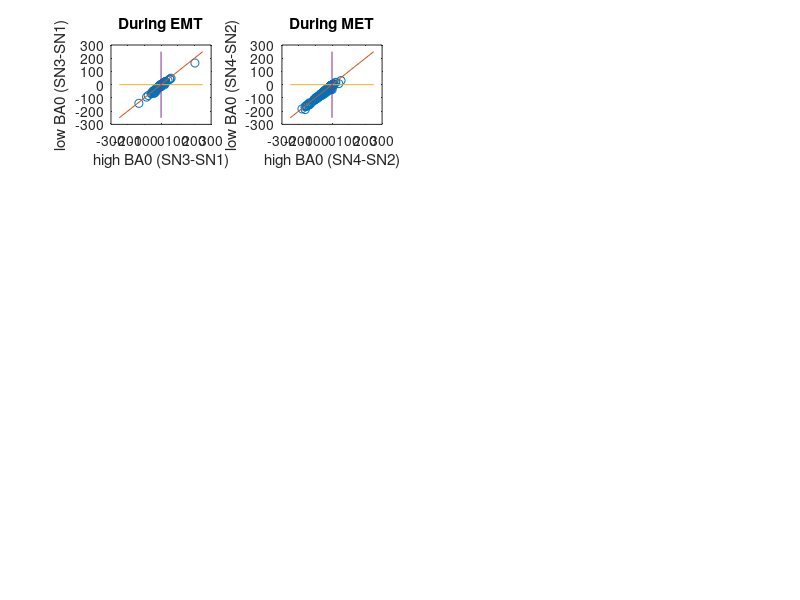

Recreate this plot in MATLAB.
clear
clc

load param_pertBA0_25pc_AND.mat
load param_SameSA0SB0_AND.mat

param_unp = param_SameSA0SB0(:,nrr);
%param_thre = param_ThrePert_OR(:,nrr);


unp=tri_types(nrr,:);
high=tri_type_highBA0;
low=tri_type_lowBA0;

[unp_sorted,idx] = sort(unp);
low_sorted = low(idx);
high_sorted = high(idx);

SN_lowSorted = SNB_lowBA0(idx,:);
SN_highSorted = SNB_highBA0(idx,:);

SNB_Unp = SNB(nrr,:);
SNB_low = SNB_lowBA0;
SNB_high = SNB_highBA0;

% Type 4 (1U1D): SN1>SN3>SN2>SN4
% Type 2 (1U2D): SN1>SN3>SN4>SN2
% Type 3 (2U1D): SN3>SN1>SN2>SN4
% Type 1 (2U2D): SN3>SN1>SN4>SN2

nr = length(nrr);

for ik = 1:nr

    if SNB_Unp(ik,1)>SNB_Unp(ik,3) && SNB_Unp(ik,3)>SNB_Unp(ik,2) && SNB_Unp(ik,2)>SNB_Unp(ik,4)
        triType_Unp(ik,1) = 4;
    elseif SNB_Unp(ik,1)>SNB_Unp(ik,3) && SNB_Unp(ik,3)>SNB_Unp(ik,4) && SNB_Unp(ik,4)>SNB_Unp(ik,2)
        triType_Unp(ik,1) = 2;
    elseif SNB_Unp(ik,3)>SNB_Unp(ik,1) && SNB_Unp(ik,1)>SNB_Unp(ik,2) && SNB_Unp(ik,2)>SNB_Unp(ik,4)
        triType_Unp(ik,1) = 3;
    elseif SNB_Unp(ik,3)>SNB_Unp(ik,1) && SNB_Unp(ik,1)>SNB_Unp(ik,4) && SNB_Unp(ik,4)>SNB_Unp(ik,2)
        triType_Unp(ik,1) = 1;
    end

    if SNB_low(ik,1)>SNB_low(ik,3) && SNB_low(ik,3)>SNB_low(ik,2) && SNB_low(ik,2)>SNB_low(ik,4)
        triType_low(ik,1) = 4;
    elseif SNB_low(ik,1)>SNB_low(ik,3) && SNB_low(ik,3)>SNB_low(ik,4) && SNB_low(ik,4)>SNB_low(ik,2)
        triType_low(ik,1) = 2;
    elseif SNB_low(ik,3)>SNB_low(ik,1) && SNB_low(ik,1)>SNB_low(ik,2) && SNB_low(ik,2)>SNB_low(ik,4)
        triType_low(ik,1) = 3;
    elseif SNB_low(ik,3)>SNB_low(ik,1) && SNB_low(ik,1)>SNB_low(ik,4) && SNB_low(ik,4)>SNB_low(ik,2)
        triType_low(ik,1) = 1;
    end

    if SNB_high(ik,1)>SNB_high(ik,3) && SNB_high(ik,3)>SNB_high(ik,2) && SNB_high(ik,2)>SNB_high(ik,4)
        triType_high(ik,1) = 4;
    elseif SNB_high(ik,1)>SNB_high(ik,3) && SNB_high(ik,3)>SNB_high(ik,4) && SNB_high(ik,4)>SNB_high(ik,2)
        triType_high(ik,1) = 2;
    elseif SNB_high(ik,3)>SNB_high(ik,1) && SNB_high(ik,1)>SNB_high(ik,2) && SNB_high(ik,2)>SNB_high(ik,4)
        triType_high(ik,1) = 3;
    elseif SNB_high(ik,3)>SNB_high(ik,1) && SNB_high(ik,1)>SNB_high(ik,4) && SNB_high(ik,4)>SNB_high(ik,2)
        triType_high(ik,1) = 1;
    end


end

diff_high_SN31 = SNB_high(:,3)-SNB_high(:,1);
diff_high_SN42 = SNB_high(:,4)-SNB_high(:,2);
diff_high = diff_high_SN31+diff_high_SN42;

diff_low_SN31 = SNB_low(:,3)-SNB_low(:,1);
diff_low_SN42 = SNB_low(:,4)-SNB_low(:,2);
diff_low = diff_low_SN31+diff_low_SN42;

percent_high = (length(high(diff_high>diff_low))/length(diff_high))*100



percent_high_EMT = (length(high(diff_high_SN31>diff_low_SN31))/length(diff_high_SN31))*100
percent_high_MET = (length(high(diff_high_SN42>diff_low_SN42))/length(diff_high_SN42))*100

subplot(4,4,1)
plot(diff_high_SN31,diff_low_SN31,'o')
hold on
plot([-250,250],[-250,250])
plot([-250,250],[0,0])
plot([0,0],[-250,250])
xlabel('high BA0 (SN3-SN1)')
ylabel('low BA0 (SN3-SN1)')
title('During EMT')

subplot(4,4,2)
plot(diff_high_SN42,diff_low_SN42,'o')
hold on
plot([-250,250],[-250,250])
plot([-250,250],[0,0])
plot([0,0],[-250,250])
xlabel('high BA0 (SN4-SN2)')
ylabel('low BA0 (SN4-SN2)')
title('During MET')


% Convert data into a matrix
data = [unp_sorted';low_sorted';high_sorted'];


% Create a heatmap with default colormap
%heatmap(data, 'ColorbarVisible', 'off');
% figure(22)
% subplot(3,1,1)
% heatmap(data,'colormap',parula);
% xlabel('Models');
% %ylabel('a OR b');
% title('OR models (25% change in S_A_0, S_B_0 thresholds)');
% 
% len_H_low = SNB_SB0ltSA0(:,3)-SNB_SB0ltSA0(:,2);
% len_H_high = SNB_SA0ltSB0(:,3)-SNB_SA0ltSB0(:,2);
% 
% subplot(3,1,2)
% plot(len_H_high,len_H_low,'o')
% hold on
% plot([0,200],[0,200])
% xlabel('highirect')
% ylabel('lowect')
